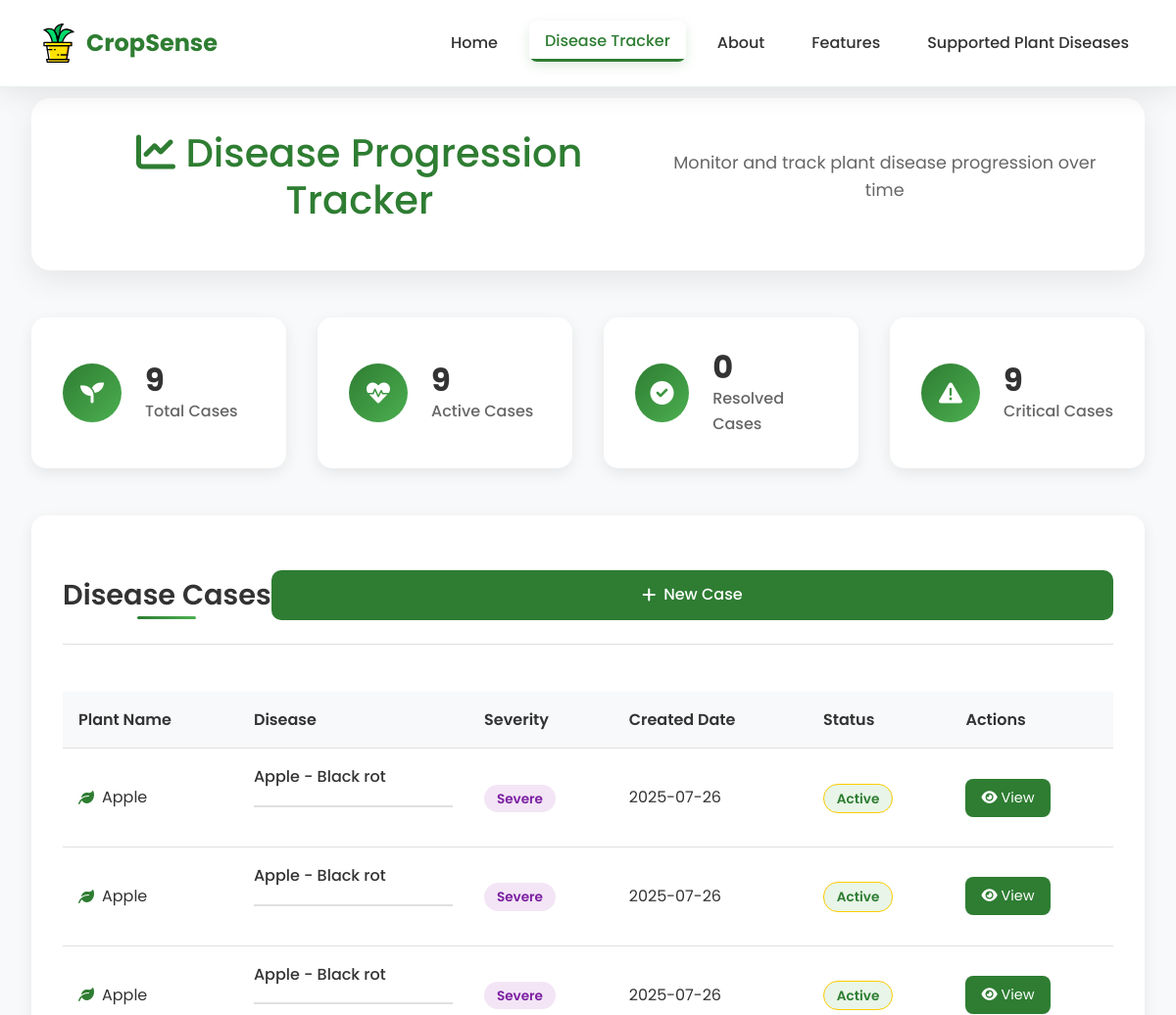
Page /disease-tracker (upper part) on the earlier database version.
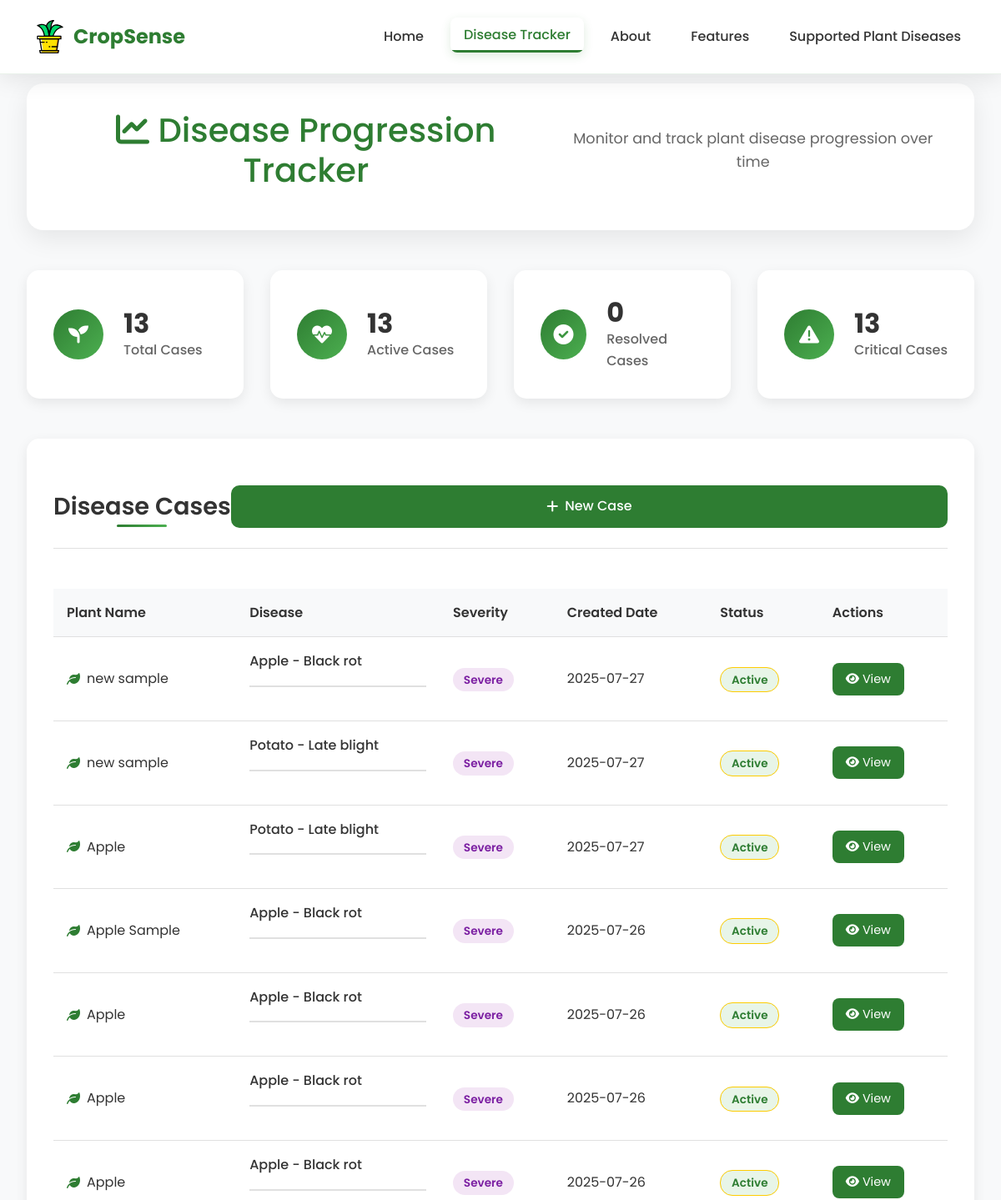
Same page on the later database version.
### tables this page shows
CREATE TABLE disease_cases (
                id TEXT PRIMARY KEY,
                plant_name TEXT NOT NULL,
                initial_disease TEXT NOT NULL,
                initial_confidence REAL NOT NULL,
                initial_severity TEXT NOT NULL,
                initial_health_score INTEGER NOT NULL,
                initial_image_path TEXT NOT NULL,
                created_date TEXT NOT NULL,
                status TEXT DEFAULT 'active',
                notes TEXT
            , environmental_data TEXT, environmental_risk_score REAL, confidence_adjustment REAL);

### app.py (the view)
@app.route('/disease-tracker')
def disease_tracker():
    cases = db_tracker.get_all_cases()
    return render_template('disease_tracker.html', cases=cases)

### database.py (called while the page is built)
    def get_all_cases(self):
        conn = sqlite3.connect(self.db_path)
        cursor = conn.cursor()
        cursor.execute('''
            SELECT id, plant_name, initial_disease, initial_severity,
                   created_date, status
            FROM disease_cases
            ORDER BY created_date DESC
        ''')
        cases = cursor.fetchall()
        conn.close()
        return cases

### templates/disease_tracker.html (shortened to what this page needs)
<!DOCTYPE html>
<html lang="en">
<head>
    <link rel="stylesheet" href="../static/css/bootstrap.min.css">
    <link rel="stylesheet" href="../static/css/style.css">
    <link rel="stylesheet" href="../static/css/animations.css">
    <link href="https://cdnjs.cloudflare.com/ajax/libs/font-awesome/6.0.0/css/all.min.css" rel="stylesheet">
</head>
<body>
    <nav class="modern-navbar">
        <div class="nav-container">
            <div class="nav-brand">
                <img src="../static/images/logo.svg" alt="CropSense" class="nav-logo">
                <span class="brand-text">CropSense</span>
            </div>
            <div class="nav-links">
                <a href="/" class="nav-link">Home</a>
                <a href="/disease-tracker" class="nav-link active">Disease Tracker</a>
                <a href="/#about" class="nav-link">About</a>
                <a href="/#features" class="nav-link">Features</a>
                <a href="/#supported-diseases" class="nav-link">Supported Plant Diseases</a>
            </div>
        </div>
    </nav>
    <div class="tracker-container">
        <div class="tracker-header">
            <h1><i class="fas fa-chart-line"></i> Disease Progression Tracker</h1>
            <p>Monitor and track plant disease progression over time</p>
        </div>
        <div class="stats-grid">
            <div class="stat-card">
                <div class="stat-icon">
                    <i class="fas fa-seedling"></i>
                </div>
                <div class="stat-content">
                    <h3>{{cases|length}}</h3>
                    <p>Total Cases</p>
                </div>
            </div>
            <div class="stat-card">
                <div class="stat-icon">
                    <i class="fas fa-heartbeat"></i>
                </div>
                <div class="stat-content">
                    <h3>{{cases|selectattr('5', 'equalto', 'active')|list|length}}</h3>
                    <p>Active Cases</p>
                </div>
            </div>
            <div class="stat-card">
                <div class="stat-icon">
                    <i class="fas fa-check-circle"></i>
                </div>
                <div class="stat-content">
                    <h3>{{cases|selectattr('5', 'equalto', 'resolved')|list|length}}</h3>
                    <p>Resolved Cases</p>
                </div>
            </div>
            <div class="stat-card">
                <div class="stat-icon">
                    <i class="fas fa-exclamation-triangle"></i>
                </div>
                <div class="stat-content">
                    <h3>{{cases|selectattr('3', 'equalto', 'Severe')|list|length}}</h3>
                    <p>Critical Cases</p>
                </div>
            </div>
        </div>
        <div class="cases-section">
            <div class="section-header">
                <h2>Disease Cases</h2>
                <button class="btn-primary" onclick="showCreateCaseModal()">
                    <i class="fas fa-plus"></i> New Case
                </button>
            </div>
            <div class="cases-table-container">
                <table class="cases-table">
                    <thead>
                        <tr>
                            <th>Plant Name</th>
                            <th>Disease</th>
                            <th>Severity</th>
                            <th>Created Date</th>
                            <th>Status</th>
                            <th>Actions</th>
                        </tr>
                    </thead>
                    <tbody>
                        {% for case in cases %}
                        <tr>
                            <td>
                                <div class="plant-info">
                                    <i class="fas fa-leaf"></i>
                                    <span>{{case[1]}}</span>
                                </div>
                            </td>
                            <td>
                                <span class="disease-name">{{case[2].replace('___', ' - ').replace('_', ' ')}}</span>
                            </td>
                            <td>
                                <span class="severity-badge severity-{{case[3].lower()}}">
                                    {{case[3]}}
                                </span>
                            </td>
                            <td>{{case[4][:10]}}</td>
                            <td>
                                <span class="status-badge status-{{case[5]}}">
                                    {{case[5].title()}}
                                </span>
                            </td>
                            <td>
                                <div class="action-buttons">
                                    <a href="/case/{{case[0]}}" class="btn-view">
                                        <i class="fas fa-eye"></i> View
                                    </a>
                                </div>
                            </td>
                        </tr>
                        {% endfor %}
                    </tbody>
                </table>
            </div>
        </div>
    </div>
</body>
</html>

### static/css/animations.css (style rules this page uses)
html { scroll-behavior: smooth; }
body { animation: pageLoad 0.6s ease-out; }
.modern-navbar { transition: all 0.4s cubic-bezier(0.4, 0, 0.2, 1), background 0.4s ease, box-shadow 0.4s ease; }
.nav-logo { transition: transform 0.5s cubic-bezier(0.34, 1.56, 0.64, 1); }
.btn-primary, .btn-secondary, .btn-success, .analyze-btn { position: relative; overflow: hidden; }
.btn-primary::before, .btn-secondary::before, .btn-success::before { content: ''; position: absolute; top: 50%; left: 50%; width: 0; height: 0; background: rgba(255, 255, 255, 0.25); border-radius: 50%; transform: translate(-50%, -50%); transition: width 0.5s ease, height 0.5s ease; pointer-events: none; }
.section-header h2 { position: relative; display: inline-block; }
.section-header h2::after { content: ''; position: absolute; bottom: -8px; left: 50%; width: 60px; height: 3px; background: linear-gradient(90deg, #2e7d32, #4caf50); border-radius: 2px; transform: translateX(-50%); transition: width 0.5s cubic-bezier(0.16, 1, 0.3, 1); }
.severity-badge { transition: all 0.3s ease; }
.severity-severe { animation: severePulse 2.5s ease-in-out infinite; }
a { transition: color 0.25s ease, opacity 0.25s ease; }

### templates/disease_tracker.html (style rules this page uses)
.nav-link { text-decoration: none !important; color: #333 !important; font-weight: 500; transition: color 0.3s ease; position: relative; border: none !important; border-top: none !important; border-bottom: none !important; }
.nav-link:hover, .nav-link.active { color: #2e7d32 !important; text-decoration: none !important; }
.nav-link::after { content: ''; position: absolute; bottom: -5px; left: 0; width: 0; height: 2px; background: #2e7d32 !important; transition: width 0.3s ease; }
.nav-link:hover::after, .nav-link.active::after { width: 100% !important; }
.nav-link::before { display: none !important; }
.tracker-container { max-width: 1200px; margin: 0 auto; padding: 100px 2rem 2rem; }
.tracker-header { text-align: center; margin-bottom: 3rem; }
.tracker-header h1 { color: #2e7d32; font-size: 2.5rem; margin-bottom: 1rem; }
.tracker-header p { color: #666; font-size: 1.1rem; }
.stats-grid { display: grid; grid-template-columns: repeat(auto-fit, minmax(250px, 1fr)); gap: 2rem; margin-bottom: 3rem; }
.stat-card { background: white; padding: 2rem; border-radius: 15px; box-shadow: 0 5px 15px rgba(0, 0, 0, 0.08); display: flex; align-items: center; gap: 1.5rem; transition: transform 0.3s ease; }
.stat-icon { width: 60px; height: 60px; background: linear-gradient(135deg, #2e7d32, #4caf50); border-radius: 50%; display: flex; align-items: center; justify-content: center; color: white; font-size: 1.5rem; }
.stat-content h3 { font-size: 2rem; font-weight: 700; color: #333; margin: 0; }
.stat-content p { color: #666; margin: 0; font-weight: 500; }
.cases-section { background: white; border-radius: 15px; padding: 2rem; box-shadow: 0 5px 15px rgba(0, 0, 0, 0.08); }
.section-header { display: flex; justify-content: space-between; align-items: center; margin-bottom: 3rem; padding: 1.5rem 0; border-bottom: 1px solid #e0e0e0; }
.section-header h2 { color: #333; margin: 0; }
.cases-table-container { overflow-x: auto; }
.cases-table { width: 100%; border-collapse: collapse; }
.cases-table th, .cases-table td { padding: 1rem; text-align: left; border-bottom: 1px solid #e0e0e0; }
.cases-table th { background: #f8f9fa; font-weight: 600; color: #333; }
.plant-info { display: flex; align-items: center; gap: 0.5rem; }
.plant-info i { color: #2e7d32; }
.disease-name { font-weight: 500; color: #333; }
.severity-badge { padding: 0.3rem 0.8rem; border-radius: 15px; font-size: 0.85rem; font-weight: 600; }
.severity-severe { background: #f3e5f5; color: #7b1fa2; }
.status-badge { padding: 0.3rem 0.8rem; border-radius: 15px; font-size: 0.85rem; font-weight: 600; }
.status-active { background: #e8f5e8; color: #2e7d32; }
.btn-view { background: #2e7d32; color: white; padding: 0.5rem 1rem; border-radius: 8px; text-decoration: none; font-size: 0.9rem; transition: background 0.3s ease; }

Differences in the rows shown:
added disease_cases: plant_name "new sample", initial_disease "Apple - Black rot", initial_severity "Severe", created_date "2025-07-27", status "Active"
added disease_cases: plant_name "new sample", initial_disease "Potato - Late blight", initial_severity "Severe", created_date "2025-07-27", status "Active"
added disease_cases: plant_name "Apple", initial_disease "Potato - Late blight", initial_severity "Severe", created_date "2025-07-27", status "Active"
added disease_cases: plant_name "Apple Sample", initial_disease "Apple - Black rot", initial_severity "Severe", created_date "2025-07-26", status "Active"
Other differences:
{{ cases|length }}: "9" → "13"
{{ cases|selectattr('5', 'equalto', 'active')|list|length }}: "9" → "13"
{{ cases|selectattr('3', 'equalto', 'Severe')|list|length }}: "9" → "13"
